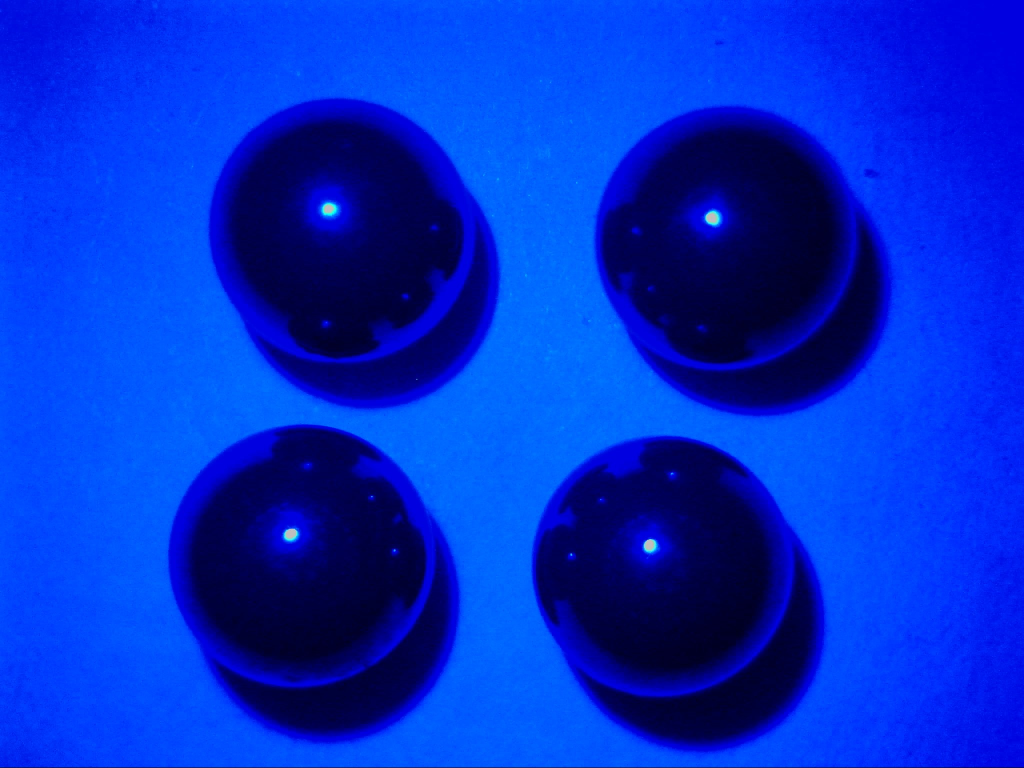
#> input picture up8/11.jpg, 2048 x 1536 px (shown at 1/2 size)
$ python '显示提取轮廓线及高光点.py'
#> lines starting #> are read from the running program, lines starting #| are printed output that depends on the picture; after the words box and inside, x2 and y2 are one past the last pixel; in counts of white or black regions, pixels touching at a corner belong together
'''
Created on 2018.3.15
@author: Zephyr Yan
Telephone: 18811346093
Function：提取轮廓线及高光点
Bug:
'''
import numpy as np
import cv2


img = cv2.imread("11.jpg",0)
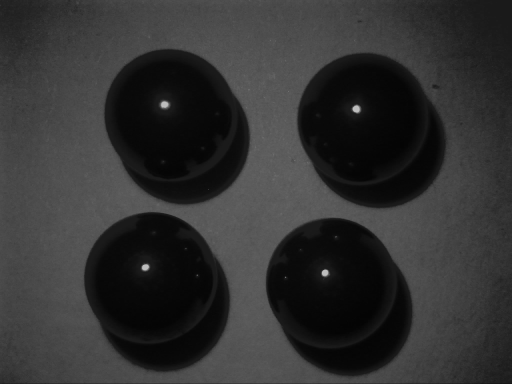
#> img: shape (1536, 2048) (shown at 1/4 size); min 0, max 207, mean 49.3
img = cv2.GaussianBlur(img,(9,9),0) #高斯平滑处理原图像降噪
retval, img1 = cv2.threshold(img, 190, 255, cv2.THRESH_BINARY)#阈值需要选择正确，对结果影响大
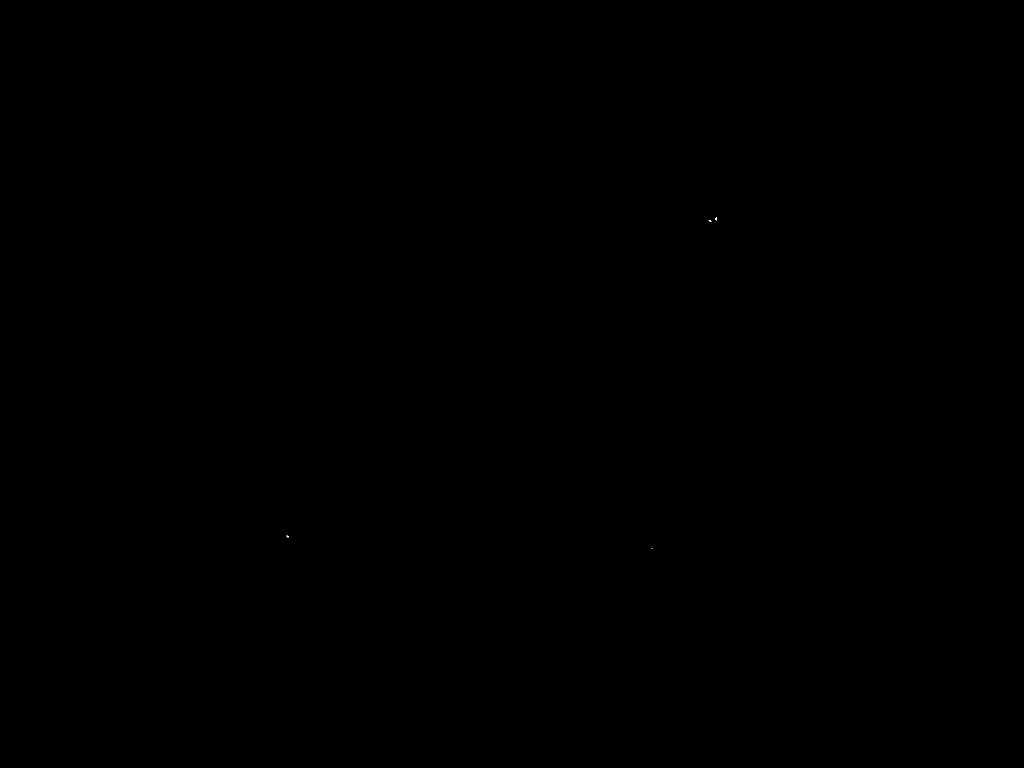
#> img1: shape (1536, 2048) (shown at 1/2 size); 0% white in thin lines or dots, all inside (x1, y1, x2, y2) = (573, 434, 1434, 1098)

kernel = cv2.getStructuringElement(cv2.MORPH_ELLIPSE,(50,50))#圆结构元素
img = cv2.erode(img,kernel,iterations = 1)
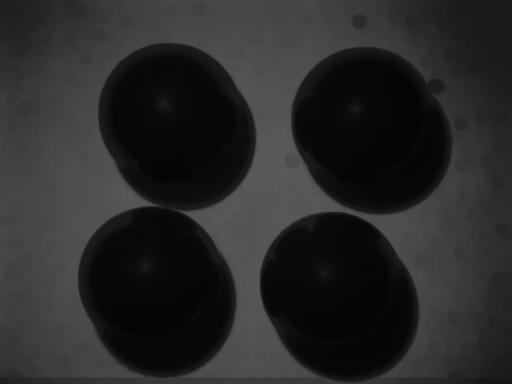
#> img: shape (1536, 2048) (shown at 1/4 size); min 4, max 90, mean 40.6
img = cv2.dilate(img,kernel,iterations = 1)
outline_img = cv2.Canny(img, 25, 50)
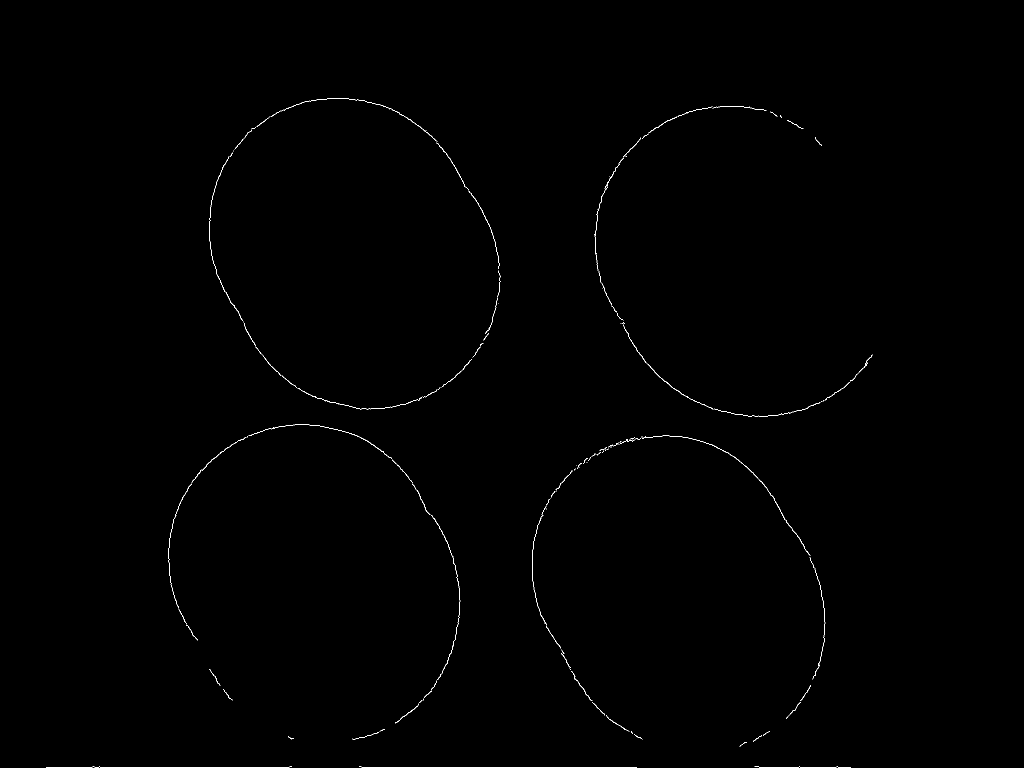
#> outline_img: shape (1536, 2048) (shown at 1/2 size); 0.27% white in thin lines or dots, all inside (x1, y1, x2, y2) = (92, 197, 1745, 1535)

m,n = img.shape
for i in range(m):
    for j in range(n):
        if img1[i,j] == 255:
            outline_img[i,j] = 255

cv2.namedWindow("Hlight",0)
cv2.resizeWindow("Hlight", 640, 480)
cv2.imshow("Hlight",outline_img)
cv2.waitKey(0)
cv2.destroyAllWindows()

$ run again, with up8/21.jpg copied over up8/11.jpg
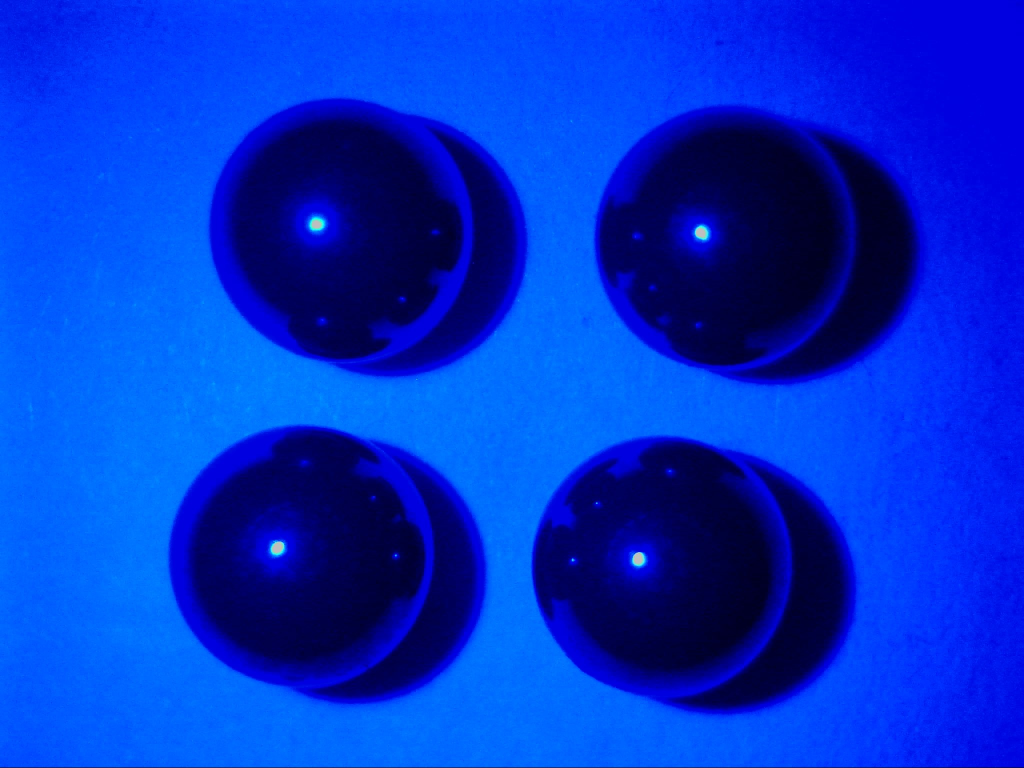
#> input picture up8/21.jpg, 2048 x 1536 px (shown at 1/2 size)
#> img1: shape (1536, 2048); 0% white in thin lines or dots, all inside (x1, y1, x2, y2) = (550, 471, 1410, 1120)
#> `img = cv2.erode(img,kernel,iterations = 1)`:
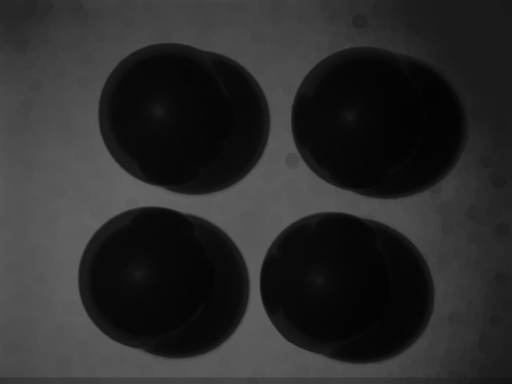
#> img: shape (1536, 2048) (shown at 1/4 size); min 3, max 99, mean 42.9
#> `outline_img = cv2.Canny(img, 25, 50)`:
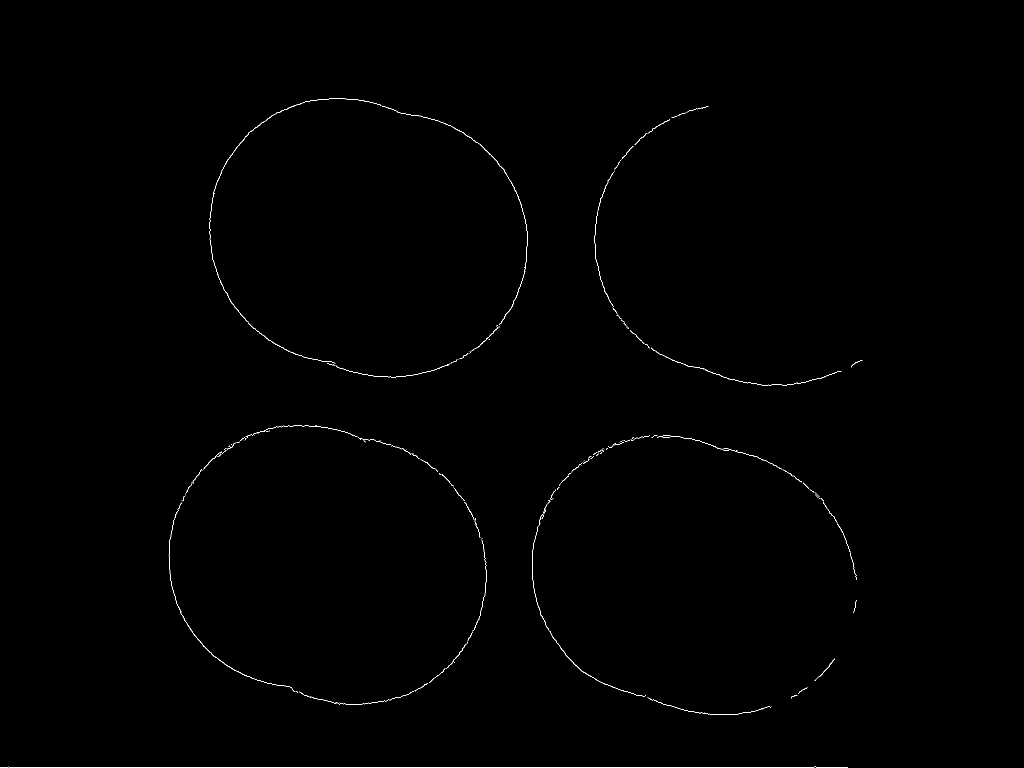
#> outline_img: shape (1536, 2048) (shown at 1/2 size); 0.28% white in thin lines or dots, all inside (x1, y1, x2, y2) = (0, 197, 1725, 1535)

$ run again, with up8/31.jpg copied over up8/11.jpg
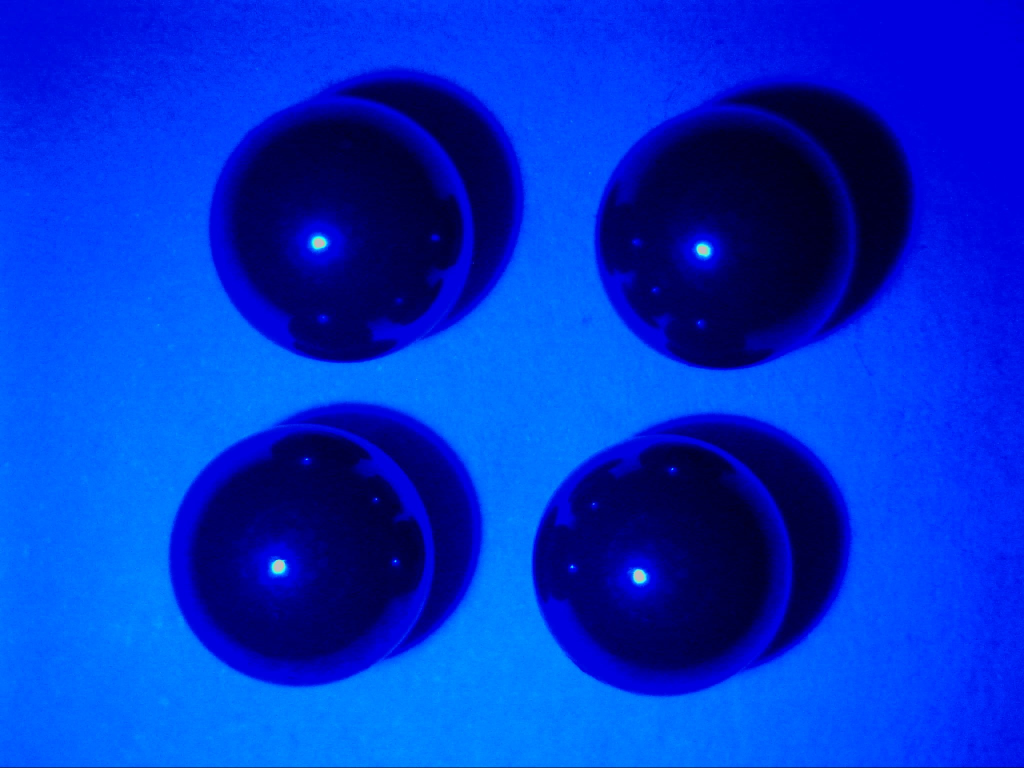
#> input picture up8/31.jpg, 2048 x 1536 px (shown at 1/2 size)
#> img1: shape (1536, 2048); 0% white in thin lines or dots, all inside (x1, y1, x2, y2) = (548, 485, 1412, 1152)
#> `img = cv2.erode(img,kernel,iterations = 1)`:
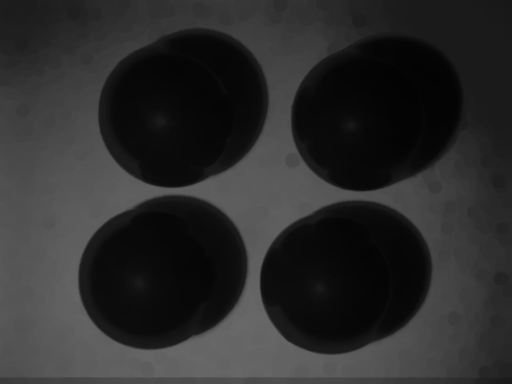
#> img: shape (1536, 2048) (shown at 1/4 size); min 3, max 105, mean 43.4
#> `outline_img = cv2.Canny(img, 25, 50)`:
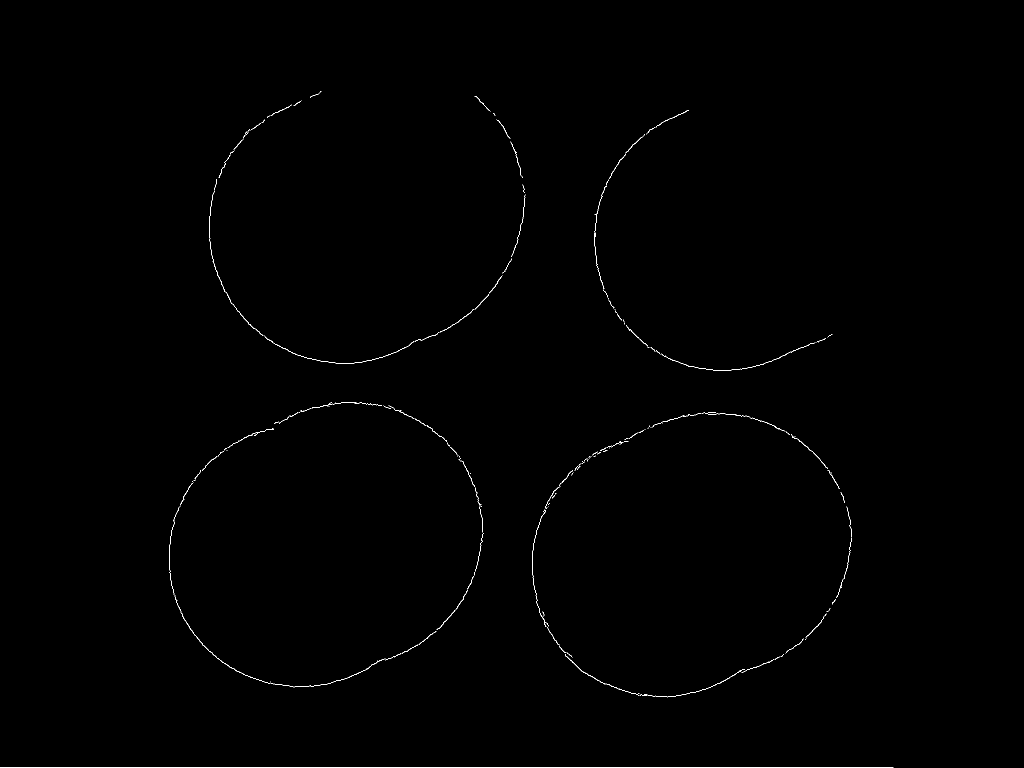
#> outline_img: shape (1536, 2048) (shown at 1/2 size); 0.28% white in thin lines or dots, all inside (x1, y1, x2, y2) = (0, 183, 1787, 1535)
